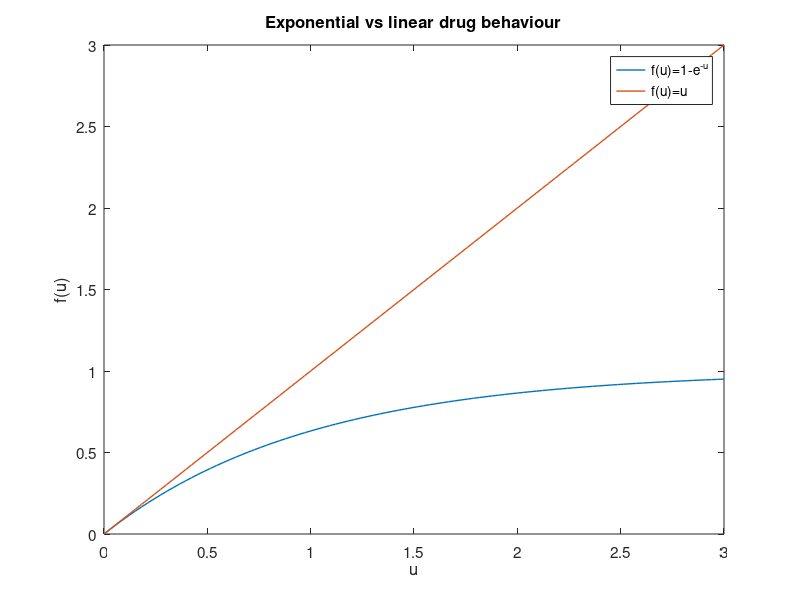
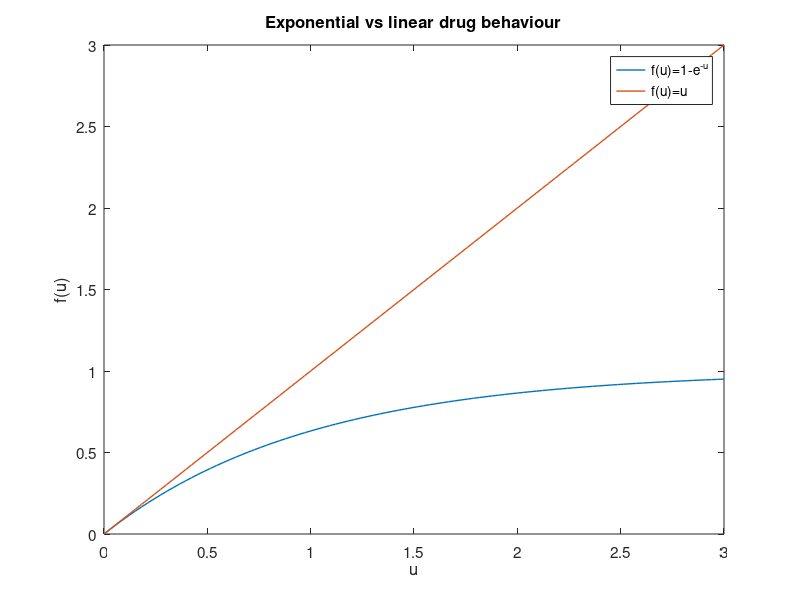

These charts were generated, in order, by the following MATLAB code:
x = linspace(0,3);

eq1 = 1-exp(-x);
eq2 = x;

fig1 = figure();
plot (x,eq1,'LineWidth',1)
hold on;
plot (x,eq2,'LineWidth',1)

set(gca,'FontSize',11)
xlabel('u','fontsize',12)
ylabel('f(u)','fontsize',12)
legend('f(u)=1-e^{-u}','f(u)=u');
title('Exponential vs linear drug behaviour', 'fontsize', 12)

saveas(fig1, 'figures\\exp_2_lin', 'fig');
print(fig1,'-dpng', 'figures\\exp_2_lin.png');
